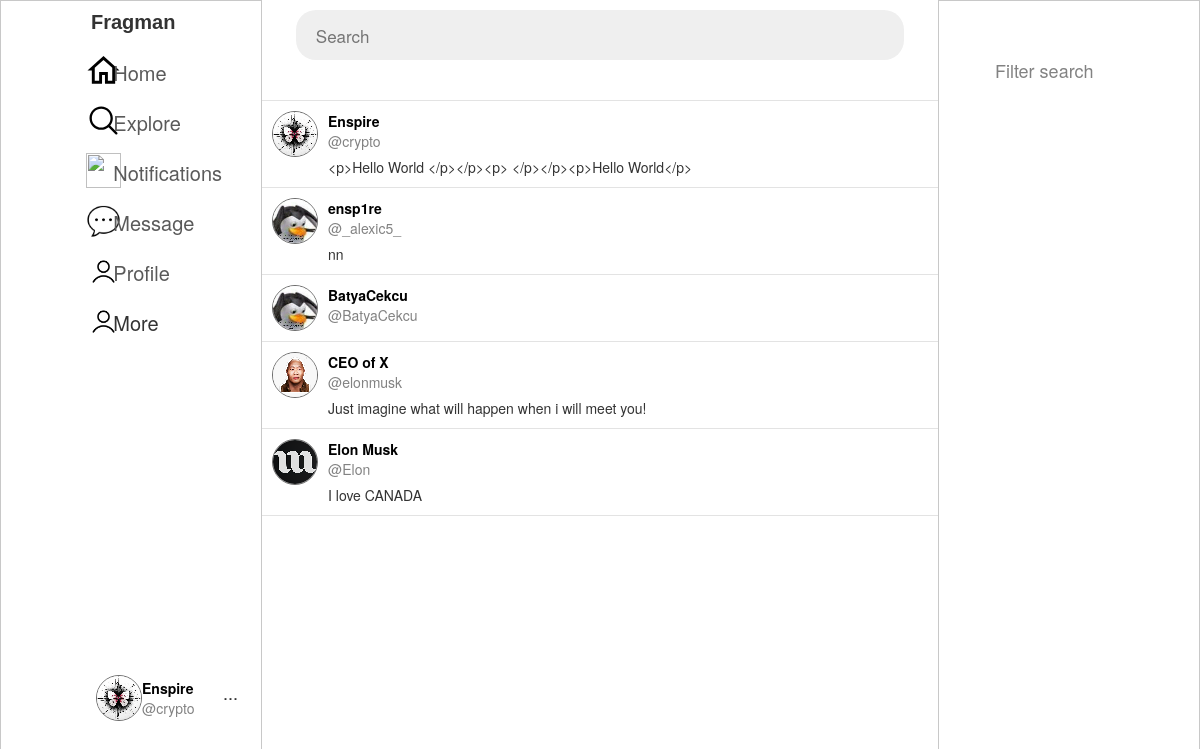
Page /search (signed in) on the committed database.
### main/models.py (models this page shows, shortened)
class Profile(models.Model):
    first_name = models.CharField(max_length=100, blank=True)
    last_name = models.CharField(max_length=100, blank=True)
    nickname = models.CharField(max_length=100, blank=True)
    username = models.ForeignKey(User, on_delete=models.CASCADE)
    friends = models.ManyToManyField(User, blank=True, related_name="friends")
    avatar = models.ImageField(default="photo_2021-10-16_13-01-08.jpg", upload_to='avatars/')
    bio = models.TextField(max_length=2000, blank=True)
    location = models.CharField(max_length=200, blank=True)
    created = models.DateTimeField(auto_now_add=True)
    updated = models.DateTimeField(auto_now=True)

### main/views.py (the view)
# urls.py: path("search", views.search, name="search"),
@login_required(login_url="login")
def search(request):
    search_query = request.GET.get("q", "")
    user_object = request.user
    my_profile = Profile.objects.get(username=user_object)
    username_object = User.objects.filter(username__icontains=search_query)
    if username_object:
        username_profiles = []
        username_profile_list = []
        for users in username_object:
            username_profiles.append(Profile.objects.filter(username=users))
        username_profile_list = list(chain(*username_profiles))
        return render(request, "find_people.html", {
            "is_users": True,
            "users": username_profile_list,
            "my_profile": my_profile,
            'is_me': True if my_profile in username_profile_list else False,
            "user": user_object
        })
    else:
        return render(request, "find_people.html", {
            "is_users": False,
            "my_profile": my_profile,
            "user": user_object
        })

### templates/find_people.html (shortened to what this page needs)
{% extends 'base.html' %}
{% load static %}
{% block content %}
    <div class="Page">
        <div class="wrap-container">
            <div class="navigate-bars wrap-1">
                <div class="empty">
                </div>
                <div class="main-left-container">
                    <div class="logo">
                        <h4>Fragman</h4>
                    </div>
                    <nav class="nav-bar">
                        <div class="home-nav">
                            <div class="svg">
                            </div>
                            <div class="a">
                                <a href="{% url 'index' %}" class="home-href">Home</a>
                            </div>
                        </div>
                        <div class="home-nav">
                            <div class="svg">
                            </div>
                            <div class="explore">
                                <a href="{% url 'explore' %}" class="explore-href">Explore</a>
                            </div>
                        </div>
                        <div class="home-nav">
                            <div class="svg">
                                <img style="width: 35px; height: 35px"
                                     src="{% static 'images/icons8-notifications-78.png' %}" alt="">
                            </div>
                            <div class="notifications">
                                <a href="{% url 'notifications' %}" class="notifications-href">Notifications</a>
                            </div>
                        </div>
                        <div class="home-nav">
                            <div class="svg">
                                <img style="width: 35px; height: 35px"
                                     src="{% static 'images/icons8-chat-bubble-50.png' %}" alt="">
                            </div>
                            <div class="Message">
                                <a href="{% url 'show_msg' %}" class="Message-href">Message</a>
                            </div>
                        </div>
                        <div class="home-nav">
                            <div class="svg">
                                <img style="width: 35px; height: 35px"
                                     src="{% static 'images/icons8-customer-64.png' %}" alt="">
                            </div>
                            <div class="Profile">
                                <a href="profile/{{ user.username }}" class="profile-href">Profile</a>
                            </div>
                        </div>
                        <div class="home-nav">
                            <div class="svg">
                                <img style="width: 35px; height: 35px"
                                     src="{% static 'images/icons8-customer-64.png' %}" alt="">
                            </div>
                            <div class="More">
                                <a class="more-href">More</a>
                            </div>
                        </div>
                    </nav>
                    <div class="more-settings">
                        <div class="logout-profile-settings">
                            <div class="lgm">
                                <div>
                                    <img class="logo-image lgm" src="{{ my_profile.avatar.url }}" alt="">
                                </div>
                            </div>
                            <div class="user-nick">
                                <div class="set-nick-user">
                                    <span class="nickname ">{{ my_profile.nickname }}</span>
                                    <span class="username">@{{ my_profile.username }}</span>
                                </div>
                            </div>
                            <div class="dots">
                                <h4>...</h4>
                            </div>
                        </div>
                    </div>
                </div>
            </div>
            <div class="content-sector wrap-2">
                <div class="search-user">
                    <form action="{% url 'search' %}" method="GET">
                        <input name="q" id="search" type="text" placeholder="Search">
                    </form>
                </div>
                <div class="search-user">
                    <div class="users-container">
                        {% if is_users %}
                            {% for user in users %}
                                <div class="users">
                                    <div class="inner-items">
                                        <div class="div-logo-us">
                                            <div class="logo-user">
                                                <a href="{% url 'profile' pk=user.username %}">
                                                    <img class="logo-image lgm" src="{{ user.avatar.url }}" alt="">
                                                </a>
                                            </div>
                                            <div class="navigate-user-block">
                                                <a href="{% url 'profile' pk=user.username %}" class="nickname">
                                                    {{ user.nickname }}
                                                </a>
                                                <span class="username">@{{ user.username }}</span>
                                            </div>
                                        </div>
                                    </div>
                                    <div class="bio-user">
                                        {{ user.bio }}
                                    </div>
                                </div>
                            {% endfor %}
                        {% else %}
                            <h4>No users</h4>
                        {% endif %}
                    </div>
                </div>
            </div>
            <div class="left-side wrap3">
                <div class="suggested-users">
                    <div class="description-field">
                        <h4 class="des-text">Filter search</h4>
                    </div>
                </div>
                <div class="empty">
                </div>
            </div>
        </div>
    </div>
{% endblock %}

### static_root/css/style.css (style rules this page uses)
body { margin: 0; font-size: 14px; font-family: Arial sans-serif; background: #e9e9e9; }
* { box-sizing: border-box; }
.wrap-container { display: flex; }
.navigate-bars { flex: 1; background: #ffffff; border: 1px solid #c8c8c8; height: 100vh; }
.content-sector { flex: 1.8 }
.left-side { flex: 1; background: #ffffff; border: 1px solid #c8c8c8; }
form { width: 100%; }
.logo-image { width: 46px; height: 46px; border-radius: 50%; border: 1px solid #6a6a6a; image-rendering: pixelated; object-fit: cover; position: relative; }
.more-settings { display: flex; align-items: center; justify-content: center; }
.nickname { color: black; font-weight: bold; margin-right: 5px; }
.username { color: #828282; }
.navigate-bars { display: flex; width: 100%; }
.empty { width: 25%; }
.main-left-container { width: 70%; }
.logo { margin-bottom: 20px; }
.logo h4 { font-size: 20px; font-weight: bolder; font-family: "Sitka Heading", sans-serif; margin-left: 25px; }
.home-nav { width: 100%; height: 40px; display: flex; align-items: center; margin: 10px; transition: .3s; }
.svg { height: 100%; width: 15%; justify-content: center; align-items: center; margin-left: 10px; }
.svg svg { width: 35px; height: 35px; }
.a, .explore, .notifications, .Message, .Profile, .More { display: flex; height: 100%; width: 90%; justify-content: flex-start; align-items: center; }
.home-href, .explore-href, .notifications-href, .Message-href, .profile-href, .more-href { color: #5a5a5a; font-size: 20px; }
.logout-profile-settings { width: 100%; height: 50px; }
.more-settings { position: relative; top: 320px; }
.user-nick { width: 60%; }
.logout-profile-settings { display: flex; width: 100%; justify-content: space-between; align-items: center; margin-left: 20px; height: 50px; transition: .3s; padding: 10px; }
.set-nick-user { display: flex; flex-direction: column; }
.dots { position: relative; bottom: 5px; }
.left-side { display: flex; }
.suggested-users { position: relative; top: 50px; width: 80%; margin-left: 10px; }
.description-field { display: flex; justify-content: space-around; }
.des-text { color: #828282; }
.navigate-bars, .left-side { border-bottom: none; }
.search-user { width: 100%; height: 100px; }
.search-user form { margin-top: 10px; display: flex; justify-content: center; align-items: center; }
#search { width: 90%; height: 50px; font-size: 17px; padding-left: 20px; border-radius: 20px; border: none; background: #efefef; outline: none; }
.users-container { width: 100%; border-top: 1px solid #e3e3e3; }
.users { display: flex; width: 100%; flex-direction: column; padding: 10px; transition: .3s; border-bottom: 1px solid #e3e3e3; }
.inner-items { display: flex; width: 100%; justify-content: space-between; }
.navigate-user-block { display: flex; flex-direction: column; width: 200px; margin-right: 40px; }
.logo-user { margin-right: 10px; }
.div-logo-us { display: flex; }
.bio-user { width: 600px; word-wrap: break-word; margin-left: 56px; }
body { margin: 0; padding: 0; font-family: Arial, sans-serif; }
.content-sector { display: flex; flex-direction: column; height: 100vh; }

### rows in the picture
Profile: avatar (picture), nickname "Enspire", username "crypto", bio "<p>Hello World </p></p><p> </p></p><p>Hello World</p>"
Profile: avatar (picture), nickname "ensp1re", username "_alexic5_", bio "nn"
Profile: avatar (picture), nickname "BatyaCekcu", username "BatyaCekcu"
Profile: avatar (picture), nickname "CEO of X", username "elonmusk", bio "Just imagine what will happen when i will meet you!"
Profile: avatar (picture), nickname "Elon Musk", username "Elon", bio "I love CANADA"
